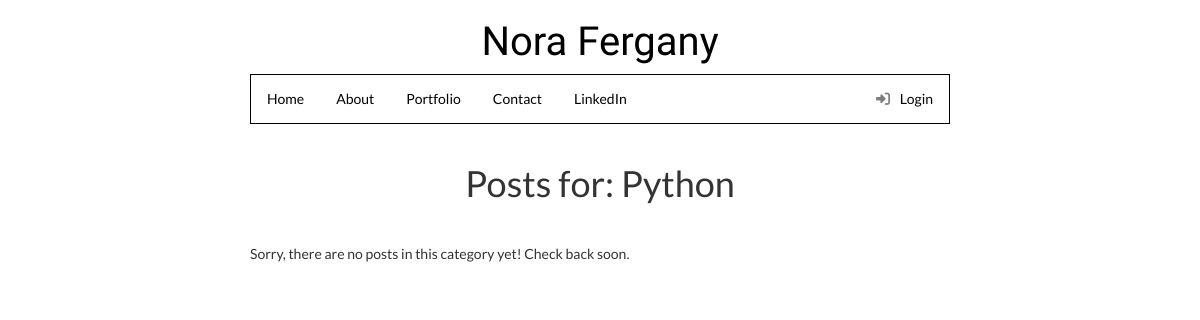
Before: /category/4/ with the older database file.
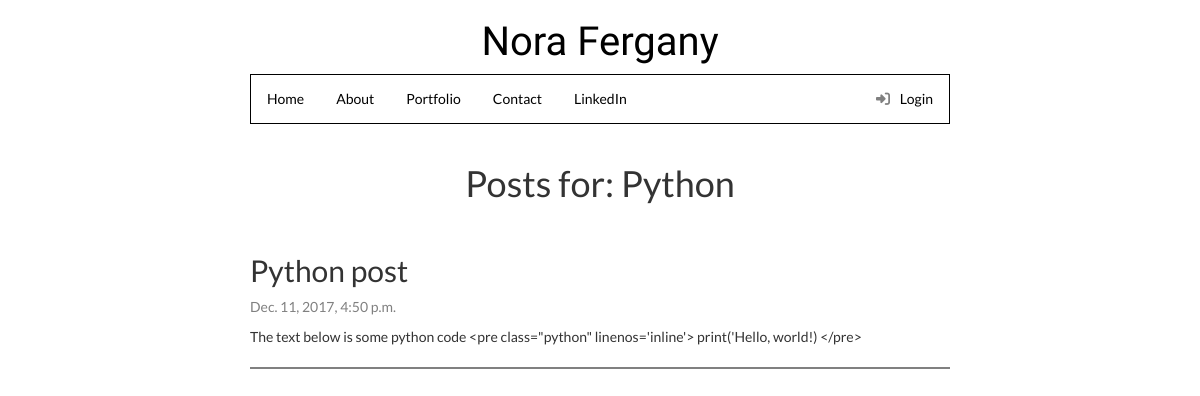
After: the same page with the newer database file.
### blog/models.py (models this page shows, shortened)
class Post(models.Model):
    author = models.ForeignKey('auth.User')
    title = models.CharField(max_length=200)
    text = models.TextField()
    created_date = models.DateTimeField(
        default=timezone.now)
    published_date = models.DateTimeField(blank=True, null=True)
    category = models.ForeignKey(Category, verbose_name="Category", default='Category', null=True, blank=True)

### blog/views.py (the view)
# urls.py: url(r'^category/(?P<pk>\d+)/$', views.category_detail, name='category_detail'),
def category_detail(request, pk):
    category = get_object_or_404(Category, pk=pk)
    return render(request, 'blog/category_detail.html', {
        'category': category})

### blog/templates/blog/category_detail.html
{% extends 'blog/base.html' %}
{% block content %}
<h1 style="padding-bottom:30px;">Posts for: {{category.title}}</h1>
{% if category.post_set.all %}
{% for i in category.post_set.all %}
<h2 style="text-align:left;">{{i.title}}</h2>
<p style="color:gray;">{{i.published_date}}</p>
<p style="text-align:left;padding-bottom:20px;border-bottom:solid gray;border-width:2px;">{{ i.text }}</p>
{% endfor %}
{% else %}
<p>Sorry, there are no posts in this category yet! Check back soon.</p>
{% endif %}
<br />
{% endblock %}

Changed rows visible on the page:
added Post: title "Python post", published_date "Dec. 11, 2017, 4:50 p.m.", text "The text below is some python code <pre class=\"python\" linenos='inline'> print('Hello, world!) </pre>"
Other visible differences:
text no longer shown: "Sorry, there are no posts in this category yet! Check back soon."
